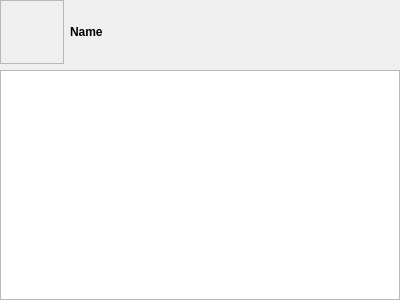
<?xml version="1.0" encoding="UTF-8"?>
<ui version="4.0">
 <class>WidgetPrivateMessage</class>
 <widget class="QWidget" name="WidgetPrivateMessage">
  <property name="geometry">
   <rect>
    <x>0</x>
    <y>0</y>
    <width>400</width>
    <height>300</height>
   </rect>
  </property>
  <property name="sizePolicy">
   <sizepolicy hsizetype="Expanding" vsizetype="Expanding">
    <horstretch>0</horstretch>
    <verstretch>0</verstretch>
   </sizepolicy>
  </property>
  <property name="windowTitle">
   <string>PrivateMessage</string>
  </property>
  <property name="windowIcon">
   <iconset resource="../Resource.qrc">
    <normaloff>:/Resource/Chat/Chat.png</normaloff>:/Resource/Chat/Chat.png</iconset>
  </property>
  <layout class="QVBoxLayout" name="verticalLayout">
   <property name="margin">
    <number>0</number>
   </property>
   <item>
    <layout class="QHBoxLayout" name="horizontalLayout">
     <item>
      <widget class="QLabel" name="labelAvatar">
       <property name="minimumSize">
        <size>
         <width>64</width>
         <height>64</height>
        </size>
       </property>
       <property name="maximumSize">
        <size>
         <width>64</width>
         <height>64</height>
        </size>
       </property>
       <property name="frameShape">
        <enum>QFrame::StyledPanel</enum>
       </property>
       <property name="frameShadow">
        <enum>QFrame::Sunken</enum>
       </property>
       <property name="text">
        <string/>
       </property>
       <property name="pixmap">
        <pixmap resource="../Resource.qrc">:/Resource/Chat/DefaultAvatar.png</pixmap>
       </property>
       <property name="scaledContents">
        <bool>true</bool>
       </property>
      </widget>
     </item>
     <item>
      <widget class="QLabel" name="labelName">
       <property name="styleSheet">
        <string notr="true">font: 75 14pt &quot;Sans Serif&quot;;
font-weight: bold;</string>
       </property>
       <property name="text">
        <string>Name</string>
       </property>
      </widget>
     </item>
    </layout>
   </item>
   <item>
    <widget class="QTextBrowser" name="textEdit">
     <property name="openExternalLinks">
      <bool>true</bool>
     </property>
    </widget>
   </item>
  </layout>
 </widget>
 <resources>
  <include location="../Resource.qrc"/>
 </resources>
 <connections/>
</ui>
